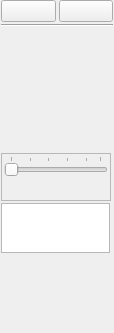
<?xml version="1.0" encoding="UTF-8"?>
<ui version="4.0">
 <class>WhiteBoardToolBarUi</class>
 <widget class="QWidget" name="WhiteBoardToolBarUi">
  <property name="geometry">
   <rect>
    <x>0</x>
    <y>0</y>
    <width>114</width>
    <height>333</height>
   </rect>
  </property>
  <property name="sizePolicy">
   <sizepolicy hsizetype="Fixed" vsizetype="Preferred">
    <horstretch>0</horstretch>
    <verstretch>0</verstretch>
   </sizepolicy>
  </property>
  <property name="minimumSize">
   <size>
    <width>100</width>
    <height>0</height>
   </size>
  </property>
  <property name="maximumSize">
   <size>
    <width>114</width>
    <height>16777215</height>
   </size>
  </property>
  <layout class="QVBoxLayout" name="verticalLayout_2">
   <property name="spacing">
    <number>2</number>
   </property>
   <property name="leftMargin">
    <number>1</number>
   </property>
   <property name="topMargin">
    <number>0</number>
   </property>
   <property name="rightMargin">
    <number>1</number>
   </property>
   <property name="bottomMargin">
    <number>0</number>
   </property>
   <item>
    <layout class="QGridLayout" name="gridLayout_2">
     <property name="spacing">
      <number>3</number>
     </property>
     <item row="0" column="0">
      <widget class="QPushButton" name="m_clearPushButton"/>
     </item>
     <item row="0" column="1">
      <widget class="QPushButton" name="m_savePushButton"/>
     </item>
    </layout>
   </item>
   <item>
    <widget class="Line" name="line">
     <property name="sizePolicy">
      <sizepolicy hsizetype="Minimum" vsizetype="Fixed">
       <horstretch>0</horstretch>
       <verstretch>0</verstretch>
      </sizepolicy>
     </property>
     <property name="orientation">
      <enum>Qt::Horizontal</enum>
     </property>
    </widget>
   </item>
   <item>
    <layout class="QGridLayout" name="gridLayout">
     <property name="spacing">
      <number>3</number>
     </property>
     <item row="0" column="0">
      <widget class="QPushButton" name="m_pencilPushButton">
       <property name="checkable">
        <bool>true</bool>
       </property>
       <property name="flat">
        <bool>true</bool>
       </property>
      </widget>
     </item>
     <item row="0" column="1">
      <widget class="QPushButton" name="m_linePushButton">
       <property name="checkable">
        <bool>true</bool>
       </property>
       <property name="flat">
        <bool>true</bool>
       </property>
      </widget>
     </item>
     <item row="1" column="0">
      <widget class="QPushButton" name="m_rectanglePushButton">
       <property name="checkable">
        <bool>true</bool>
       </property>
       <property name="flat">
        <bool>true</bool>
       </property>
      </widget>
     </item>
     <item row="1" column="1">
      <widget class="QPushButton" name="m_ellipsePushButton">
       <property name="checkable">
        <bool>true</bool>
       </property>
       <property name="flat">
        <bool>true</bool>
       </property>
      </widget>
     </item>
     <item row="2" column="0">
      <widget class="QPushButton" name="m_textPushButton">
       <property name="checkable">
        <bool>true</bool>
       </property>
       <property name="flat">
        <bool>true</bool>
       </property>
      </widget>
     </item>
     <item row="2" column="1">
      <widget class="QPushButton" name="m_selectionPushButton">
       <property name="checkable">
        <bool>true</bool>
       </property>
       <property name="flat">
        <bool>true</bool>
       </property>
      </widget>
     </item>
     <item row="3" column="0">
      <widget class="QPushButton" name="m_eraserPushButton">
       <property name="checkable">
        <bool>true</bool>
       </property>
       <property name="flat">
        <bool>true</bool>
       </property>
      </widget>
     </item>
     <item row="3" column="1">
      <widget class="QPushButton" name="m_fillPushButton">
       <property name="checkable">
        <bool>true</bool>
       </property>
       <property name="flat">
        <bool>true</bool>
       </property>
      </widget>
     </item>
     <item row="4" column="0">
      <widget class="QPushButton" name="m_arrowPushButton">
       <property name="checkable">
        <bool>true</bool>
       </property>
       <property name="flat">
        <bool>true</bool>
       </property>
      </widget>
     </item>
     <item row="4" column="1">
      <widget class="QPushButton" name="m_colorPickerPushButton">
       <property name="checkable">
        <bool>true</bool>
       </property>
       <property name="flat">
        <bool>true</bool>
       </property>
      </widget>
     </item>
    </layout>
   </item>
   <item>
    <widget class="QFrame" name="m_lineWidthFrame">
     <property name="maximumSize">
      <size>
       <width>110</width>
       <height>16777215</height>
      </size>
     </property>
     <property name="frameShape">
      <enum>QFrame::StyledPanel</enum>
     </property>
     <property name="frameShadow">
      <enum>QFrame::Sunken</enum>
     </property>
     <layout class="QVBoxLayout" name="verticalLayout">
      <property name="spacing">
       <number>2</number>
      </property>
      <property name="margin">
       <number>2</number>
      </property>
      <item>
       <widget class="QSlider" name="m_lineWidthSlider">
        <property name="minimum">
         <number>1</number>
        </property>
        <property name="maximum">
         <number>20</number>
        </property>
        <property name="pageStep">
         <number>4</number>
        </property>
        <property name="value">
         <number>1</number>
        </property>
        <property name="orientation">
         <enum>Qt::Horizontal</enum>
        </property>
        <property name="tickPosition">
         <enum>QSlider::TicksAbove</enum>
        </property>
       </widget>
      </item>
      <item>
       <widget class="QLabel" name="m_lineWidthLabel">
        <property name="minimumSize">
         <size>
          <width>0</width>
          <height>20</height>
         </size>
        </property>
        <property name="maximumSize">
         <size>
          <width>16777215</width>
          <height>20</height>
         </size>
        </property>
        <property name="text">
         <string/>
        </property>
        <property name="alignment">
         <set>Qt::AlignCenter</set>
        </property>
       </widget>
      </item>
     </layout>
    </widget>
   </item>
   <item>
    <widget class="QListWidget" name="m_formOptionListWidget">
     <property name="sizePolicy">
      <sizepolicy hsizetype="Fixed" vsizetype="Minimum">
       <horstretch>0</horstretch>
       <verstretch>0</verstretch>
      </sizepolicy>
     </property>
     <property name="maximumSize">
      <size>
       <width>109</width>
       <height>50</height>
      </size>
     </property>
     <property name="verticalScrollBarPolicy">
      <enum>Qt::ScrollBarAlwaysOff</enum>
     </property>
     <property name="horizontalScrollBarPolicy">
      <enum>Qt::ScrollBarAlwaysOff</enum>
     </property>
     <property name="autoScroll">
      <bool>false</bool>
     </property>
     <property name="editTriggers">
      <set>QAbstractItemView::NoEditTriggers</set>
     </property>
     <property name="selectionBehavior">
      <enum>QAbstractItemView::SelectRows</enum>
     </property>
     <property name="textElideMode">
      <enum>Qt::ElideMiddle</enum>
     </property>
     <property name="resizeMode">
      <enum>QListView::Fixed</enum>
     </property>
     <property name="viewMode">
      <enum>QListView::ListMode</enum>
     </property>
     <property name="uniformItemSizes">
      <bool>true</bool>
     </property>
    </widget>
   </item>
   <item>
    <spacer name="verticalSpacer">
     <property name="orientation">
      <enum>Qt::Vertical</enum>
     </property>
     <property name="sizeHint" stdset="0">
      <size>
       <width>20</width>
       <height>116</height>
      </size>
     </property>
    </spacer>
   </item>
   <item>
    <widget class="Konversation::DCC::WhiteBoardColorChooser" name="m_colorChooser">
     <property name="maximumSize">
      <size>
       <width>110</width>
       <height>16777215</height>
      </size>
     </property>
    </widget>
   </item>
  </layout>
 </widget>
 <customwidgets>
  <customwidget>
   <class>Konversation::DCC::WhiteBoardColorChooser</class>
   <extends>QFrame</extends>
   <header>whiteboardcolorchooser.h</header>
   <container>1</container>
  </customwidget>
 </customwidgets>
 <tabstops>
  <tabstop>m_clearPushButton</tabstop>
  <tabstop>m_savePushButton</tabstop>
  <tabstop>m_pencilPushButton</tabstop>
  <tabstop>m_linePushButton</tabstop>
  <tabstop>m_rectanglePushButton</tabstop>
  <tabstop>m_ellipsePushButton</tabstop>
  <tabstop>m_textPushButton</tabstop>
  <tabstop>m_selectionPushButton</tabstop>
  <tabstop>m_eraserPushButton</tabstop>
  <tabstop>m_fillPushButton</tabstop>
  <tabstop>m_arrowPushButton</tabstop>
  <tabstop>m_lineWidthSlider</tabstop>
  <tabstop>m_formOptionListWidget</tabstop>
 </tabstops>
 <resources/>
 <connections/>
</ui>
